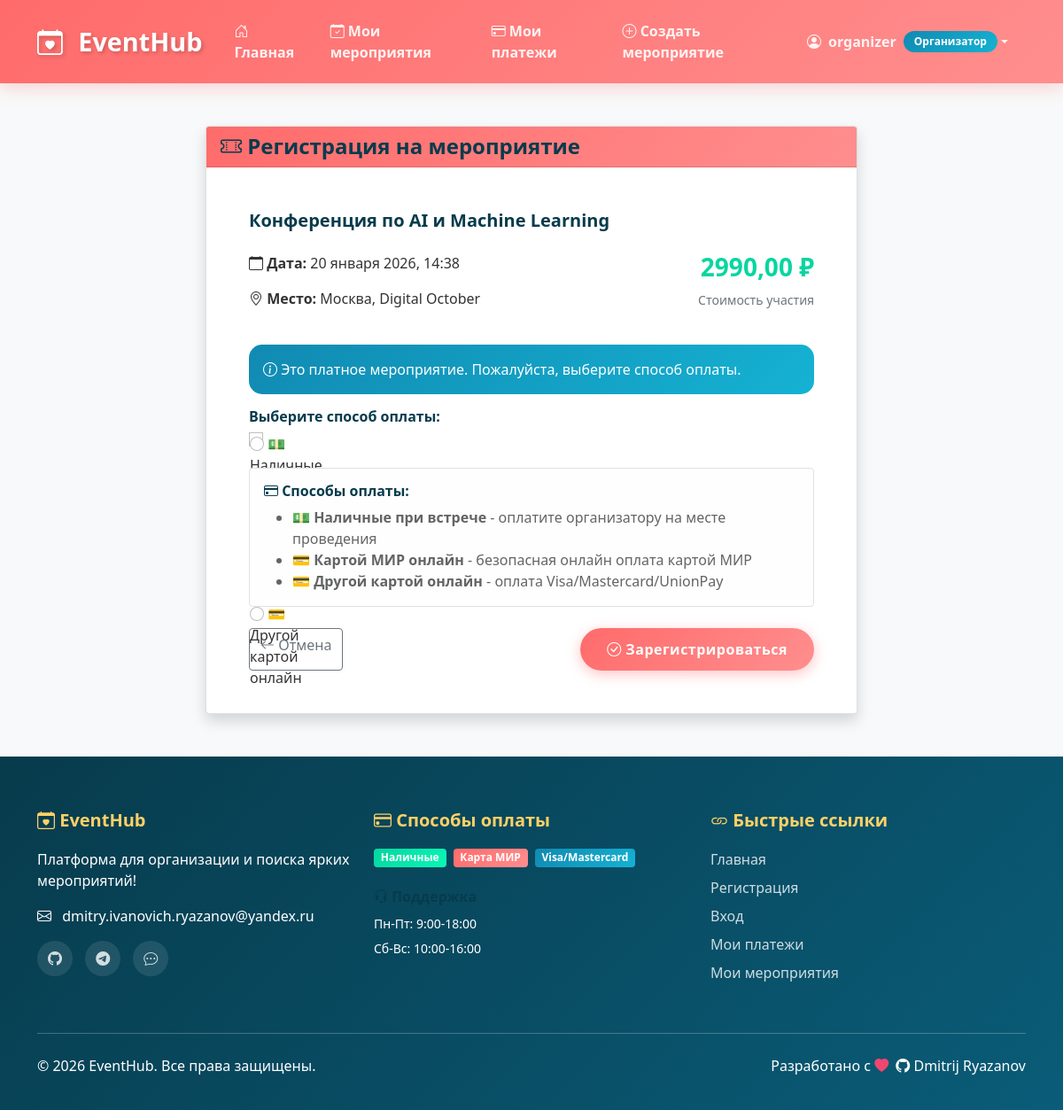
The app's page /events/1/register/ (signed in) with its own data.
### users/models.py (models this page shows)
class User(AbstractUser):
    ROLE_CHOICES = [
        ('user', 'Обычный пользователь'),
        ('organizer', 'Организатор'),
        ('admin', 'Администратор'),
    ]
    role = models.CharField(
        max_length=20,
        choices=ROLE_CHOICES,
        default='user',
        verbose_name='Роль'
    )
    phone = models.CharField(max_length=20, blank=True, verbose_name='Телефон')
    bio = models.TextField(blank=True, verbose_name='Биография')
    def is_admin(self):
        return self.role == 'admin' or self.is_superuser
    def is_organizer(self):
        return self.role == 'organizer'
    class Meta:
        verbose_name = 'Пользователь'
        verbose_name_plural = 'Пользователи'

### events/models.py (models this page shows, shortened)
class Event(models.Model):
    STATUS_CHOICES = [
        ('draft', 'Черновик'),
        ('published', 'Опубликовано'),
        ('cancelled', 'Отменено'),
    ]
    title = models.CharField(max_length=200, verbose_name='Название')
    description = models.TextField(verbose_name='Описание')
    date = models.DateTimeField(verbose_name='Дата и время')
    location = models.CharField(max_length=200, verbose_name='Место')
    category = models.ForeignKey(Category, on_delete=models.SET_NULL, null=True, verbose_name='Категория')
    image = models.ImageField(upload_to='events/', blank=True, null=True, verbose_name='Изображение')
    max_participants = models.IntegerField(default=0, verbose_name='Макс. участников')
    price = models.DecimalField(max_digits=10, decimal_places=2, default=0, verbose_name='Цена')
    creator = models.ForeignKey(settings.AUTH_USER_MODEL, on_delete=models.CASCADE, verbose_name='Создатель')
    status = models.CharField(max_length=20, choices=STATUS_CHOICES, default='draft', verbose_name='Статус')
    created_at = models.DateTimeField(auto_now_add=True, verbose_name='Создано')
    updated_at = models.DateTimeField(auto_now=True, verbose_name='Обновлено')
    class Meta:
        verbose_name = 'Мероприятие'
        verbose_name_plural = 'Мероприятия'
        ordering = ['-date']

### events/views.py (the view)
# urls.py: path('events/<int:event_id>/register/', register_for_event_view, name='register_for_event'),
@login_required
def register_for_event_view(request, event_id):
    event = get_object_or_404(Event, id=event_id, status='published')
    if Registration.objects.filter(user=request.user, event=event).exists():
        messages.warning(request, 'Вы уже зарегистрированы на это мероприятие.')
        return redirect('event_detail', event_id=event_id)
    if event.max_participants > 0:
        current_registrations = Registration.objects.filter(event=event, status='confirmed').count()
        if current_registrations >= event.max_participants:
            messages.error(request, 'На это мероприятие больше нет мест.')
            return redirect('event_detail', event_id=event_id)
    if request.method == 'POST':
        form = RegistrationForm(request.POST)
        if form.is_valid():
            registration = form.save(commit=False)
            registration.user = request.user
            registration.event = event
            registration.save()
            if event.price > 0 and registration.payment_method in ['card_mir', 'card_other']:
                payment = Payment.objects.create(
                    registration=registration,
                    amount=event.price,
                    payment_method=registration.payment_method,
                    status='pending'
                )
                messages.success(request, 'Регистрация успешна! Перейдите к оплате.')
                return redirect('process_payment', payment_id=payment.id)
            else:
                registration.status = 'confirmed'
                registration.save()
                if event.price > 0 and registration.payment_method == 'cash':
                    messages.success(request, 'Регистрация успешна! Оплата будет произведена наличными при встрече.')
                else:
                    messages.success(request, 'Регистрация успешна!')
                return redirect('event_detail', event_id=event.id)
    else:
        form = RegistrationForm()
    return render(request, 'events/register.html', {
        'event': event,
        'form': form,
    })

### templates/events/register.html (shortened to what this page needs)
{% extends 'base.html' %}
{% block content %}
<div class="container py-5">
    <div class="row justify-content-center">
        <div class="col-md-8">
            <div class="card shadow">
                <div class="card-header bg-primary text-white">
                    <h4 class="mb-0">
                        <i class="bi bi-ticket-perforated"></i> Регистрация на мероприятие
                    </h4>
                </div>
                <div class="card-body p-5">
                    <h5 class="mb-4">{{ event.title }}</h5>
                    <div class="row mb-4">
                        <div class="col-md-6">
                            <p><i class="bi bi-calendar"></i> <strong>Дата:</strong> {{ event.date|date:"d E Y, H:i" }}</p>
                            <p><i class="bi bi-geo-alt"></i> <strong>Место:</strong> {{ event.location }}</p>
                        </div>
                        <div class="col-md-6 text-end">
                            {% if event.price > 0 %}
                                <h3 class="text-success">{{ event.price }} ₽</h3>
                                <small class="text-muted">Стоимость участия</small>
                            {% else %}
                                <h3 class="text-success">Бесплатно</h3>
                            {% endif %}
                        </div>
                    </div>
                    {% if event.price > 0 %}
                    <div class="alert alert-info">
                        <i class="bi bi-info-circle"></i> Это платное мероприятие. Пожалуйста, выберите способ оплаты.
                    </div>
                    {% endif %}
                    <form method="post">
                        {% if event.price > 0 %}
                            <div class="mb-4">
                                <h6>Выберите способ оплаты:</h6>
                                {{ form.payment_method }}
                            </div>
                            <div class="alert alert-light border">
                                <h6><i class="bi bi-credit-card"></i> Способы оплаты:</h6>
                                <ul class="mb-0">
                                    <li><strong>💵 Наличные при встрече</strong> - оплатите организатору на месте проведения</li>
                                    <li><strong>💳 Картой МИР онлайн</strong> - безопасная онлайн оплата картой МИР</li>
                                    <li><strong>💳 Другой картой онлайн</strong> - оплата Visa/Mastercard/UnionPay</li>
                                </ul>
                            </div>
                        {% else %}
                            <input type="hidden" name="payment_method" value="not_selected">
                            <div class="alert alert-success">
                                <i class="bi bi-check-circle"></i> Это бесплатное мероприятие. Просто нажмите "Зарегистрироваться".
                            </div>
                        {% endif %}
                        <div class="d-flex justify-content-between mt-4">
                            <a href="{% url 'event_detail' event.id %}" class="btn btn-outline-secondary">
                                <i class="bi bi-arrow-left"></i> Отмена
                            </a>
                            <button type="submit" class="btn btn-primary">
                                <i class="bi bi-check-circle"></i> Зарегистрироваться
                            </button>
                        </div>
                    </form>
                </div>
            </div>
        </div>
    </div>
</div>
{% endblock %}

### templates/base.html (shortened to what this page needs)
<!DOCTYPE html>
<html lang="ru">
<head>
    <link href="https://cdn.jsdelivr.net/npm/bootstrap@5.1.3/dist/css/bootstrap.min.css" rel="stylesheet">
    <link rel="stylesheet" href="https://cdn.jsdelivr.net/npm/bootstrap-icons@1.8.1/font/bootstrap-icons.css">
</head>
<body>
    <nav class="navbar navbar-expand-lg navbar-dark">
        <div class="container">
            <a class="navbar-brand" href="{% url 'home' %}">
                <i class="bi bi-calendar-heart"></i> EventHub
            </a>
            <div class="collapse navbar-collapse" id="navbarNav">
                <ul class="navbar-nav me-auto">
                    <li class="nav-item">
                        <a class="nav-link {% if request.path == '/' %}active{% endif %}" href="{% url 'home' %}">
                            <i class="bi bi-house-door"></i> Главная
                        </a>
                    </li>
                    <li class="nav-item">
                        <a class="nav-link {% if 'my-events' in request.path %}active{% endif %}" href="{% url 'my_events' %}">
                            <i class="bi bi-calendar-check"></i> Мои мероприятия
                        </a>
                    </li>
                    {% if user.is_authenticated %}
                    <li class="nav-item">
                        <a class="nav-link {% if 'my-payments' in request.path %}active{% endif %}" href="{% url 'my_payments' %}">
                            <i class="bi bi-credit-card"></i> Мои платежи
                        </a>
                    </li>
                    {% endif %}
                    {% if user.is_authenticated and user.is_organizer %}
                    <li class="nav-item">
                        <a class="nav-link {% if 'create' in request.path %}active{% endif %}" href="{% url 'create_event' %}">
                            <i class="bi bi-plus-circle"></i> Создать мероприятие
                        </a>
                    </li>
                    {% endif %}
                </ul>
                <ul class="navbar-nav">
                    {% if user.is_authenticated %}
                    <li class="nav-item dropdown">
                        <a class="nav-link dropdown-toggle d-flex align-items-center" href="#" id="navbarDropdown" role="button" data-bs-toggle="dropdown">
                            <i class="bi bi-person-circle me-2"></i>
                            {{ user.username }}
                            {% if user.is_admin %}
                            <span class="admin-badge ms-2">Админ</span>
                            {% elif user.is_organizer %}
                            <span class="organizer-badge ms-2">Организатор</span>
                            {% else %}
                            <span class="user-badge ms-2">Участник</span>
                            {% endif %}
                        </a>
                    </li>
                    {% endif %}
                </ul>
            </div>
        </div>
    </nav>
    <main class="fade-in">
        {% block content %}{% endblock %}
    </main>
    <footer class="footer">
        <div class="container">
            <div class="row">
                <div class="col-lg-4 mb-4">
                    <h5><i class="bi bi-calendar-heart"></i> EventHub</h5>
                    <p class="mb-3">Платформа для организации и поиска ярких мероприятий!</p>
                    <p><i class="bi bi-envelope me-2"></i> dmitry.ivanovich.ryazanov@yandex.ru</p>
                    <div class="social-links mt-3">
                        <a href="https://github.com/Diryazan" target="_blank" title="GitHub">
                            <i class="bi bi-github"></i>
                        </a>
                        <a href="https://t.me/Diryazan" target="_blank" title="Telegram">
                            <i class="bi bi-telegram"></i>
                        </a>
                        <a href="#" title="VK">
                            <i class="bi bi-chat-dots"></i>
                        </a>
                    </div>
                </div>
                <div class="col-lg-4 mb-4">
                    <h5><i class="bi bi-credit-card"></i> Способы оплаты</h5>
                    <div class="d-flex flex-wrap gap-2 mt-3">
                        <span class="badge bg-success">Наличные</span>
                        <span class="badge bg-primary">Карта МИР</span>
                        <span class="badge bg-info">Visa/Mastercard</span>
                    </div>
                    <div class="mt-4">
                        <h6><i class="bi bi-headset"></i> Поддержка</h6>
                        <p class="mb-1"><small>Пн-Пт: 9:00-18:00</small></p>
                        <p class="mb-0"><small>Сб-Вс: 10:00-16:00</small></p>
                    </div>
                </div>
                <div class="col-lg-4 mb-4">
                    <h5><i class="bi bi-link"></i> Быстрые ссылки</h5>
                    <a href="{% url 'home' %}">Главная</a><br>
                    <a href="{% url 'register' %}">Регистрация</a><br>
                    <a href="{% url 'login' %}">Вход</a><br>
                    {% if user.is_authenticated %}
                    <a href="{% url 'my_payments' %}">Мои платежи</a><br>
                    <a href="{% url 'my_events' %}">Мои мероприятия</a>
                    {% endif %}
                </div>
            </div>
            <hr class="bg-light my-4">
            <div class="row">
                <div class="col-md-6">
                    <p class="mb-0">&copy; 2026 EventHub. Все права защищены.</p>
                </div>
                <div class="col-md-6 text-end">
                    <p class="mb-0">
                        Разработано с <i class="bi bi-heart-fill text-danger"></i>
                        <a href="https://github.com/Diryazan" target="_blank" class="text-white ms-1">
                            <i class="bi bi-github"></i> Dmitrij Ryazanov
                        </a>
                    </p>
                </div>
            </div>
        </div>
    </footer>
</body>
</html>

### records on screen
User: username "organizer"
Event: title "Конференция по AI и Machine Learning", date "20 января 2026, 14:38", location "Москва, Digital October", price "2990,00"
